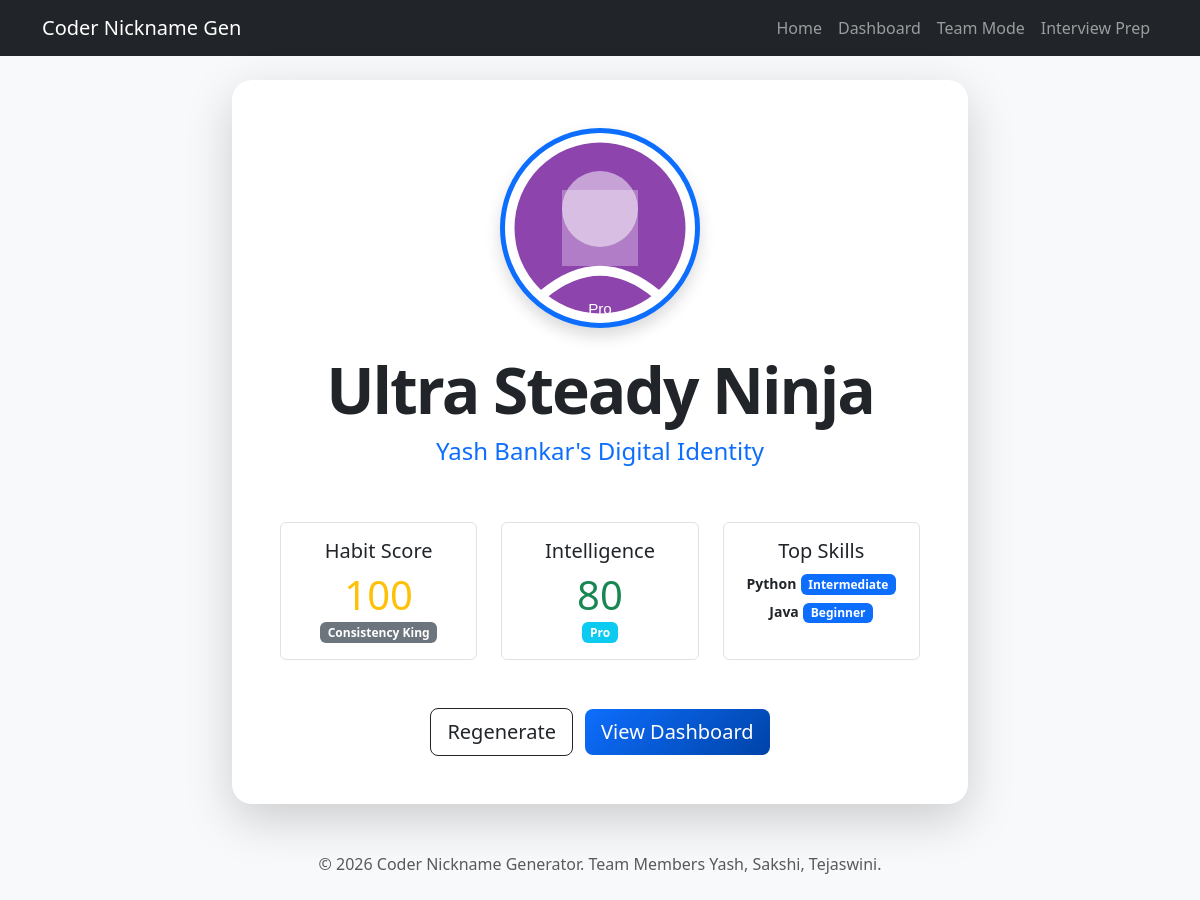
The page /result/1 on the database its author committed.
### models/user.py (models this page shows, shortened)
class User(db.Model):
    __tablename__ = 'users'
    id = db.Column(db.Integer, primary_key=True)
    name = db.Column(db.String(100), nullable=False)
    habit_score = db.Column(db.Integer, default=0)
    intelligence_score = db.Column(db.Integer, default=0)
    intelligence_level = db.Column(db.String(50)) # Beginner, Intermediate, Pro
    nickname = db.Column(db.String(150))
    avatar_path = db.Column(db.String(255))
    habit_tag = db.Column(db.String(100))
    created_at = db.Column(db.DateTime, default=datetime.utcnow)
    skills = db.relationship('Skill', backref='user', lazy=True)

### models/skill.py (models this page shows, shortened)
class Skill(db.Model):
    __tablename__ = 'skills'
    id = db.Column(db.Integer, primary_key=True)
    user_id = db.Column(db.Integer, db.ForeignKey('users.id'), nullable=False)
    language = db.Column(db.String(100), nullable=False)
    expertise_level = db.Column(db.Integer, nullable=False) # 1-5 scale
    badge = db.Column(db.String(50)) # Beginner, Intermediate, Advanced

### app.py (the view)
@app.route('/result/<int:user_id>')
def result(user_id):
    user = User.query.get_or_404(user_id)
    return render_template('result.html', user=user)

### templates/result.html
{% extends "base.html" %}
{% block content %}
<div class="row justify-content-center">
    <div class="col-md-8">
        <div class="card shadow-lg text-center p-5 result-card">
            <div class="mb-4">
                {% if user.avatar_path %}
                <img src="{{ url_for('static', filename='avatars/' + user.avatar_path) }}" alt="Avatar" class="img-fluid rounded-circle border border-primary border-5 shadow avatar-preview" style="width: 200px; height: 200px; background: #fff;">
                {% else %}
                <div class="rounded-circle border border-secondary border-5 shadow mx-auto d-flex align-items-center justify-content-center bg-light" style="width: 200px; height: 200px;">
                    <span class="display-1 text-muted">{{ user.name[0]|upper if user.name else '?' }}</span>
                </div>
                {% endif %}
            </div>
            <h1 class="display-3 fw-bold text-dark">{{ user.nickname }}</h1>
            <p class="h4 text-primary">{{ user.name }}'s Digital Identity</p>
            <div class="row mt-5">
                <div class="col-md-4">
                    <div class="p-3 border rounded bg-white h-100">
                        <h5>Habit Score</h5>
                        <div class="display-6 text-warning">{{ user.habit_score }}</div>
                        <span class="badge bg-secondary">{{ user.habit_tag }}</span>
                    </div>
                </div>
                <div class="col-md-4">
                    <div class="p-3 border rounded bg-white h-100">
                        <h5>Intelligence</h5>
                        <div class="display-6 text-success">{{ user.intelligence_score }}</div>
                        <span class="badge bg-info">{{ user.intelligence_level }}</span>
                    </div>
                </div>
                <div class="col-md-4">
                    <div class="p-3 border rounded bg-white h-100">
                        <h5>Top Skills</h5>
                        <div class="mt-2">
                        {% for skill in user.skills %}
                            <div class="mb-1">
                                <small class="fw-bold">{{ skill.language }}</small>
                                <span class="badge bg-primary">{{ skill.badge }}</span>
                            </div>
                        {% endfor %}
                        </div>
                    </div>
                </div>
            </div>
            <div class="mt-5">
                <a href="{{ url_for('index') }}" class="btn btn-outline-dark btn-lg me-2">Regenerate</a>
                <a href="{{ url_for('dashboard') }}" class="btn btn-primary btn-lg">View Dashboard</a>
            </div>
        </div>
    </div>
</div>
{% endblock %}

### static/css/style.css (style rules this page uses)
body { font-family: 'Segoe UI', Tahoma, Geneva, Verdana, sans-serif; background-color: #f0f2f5; }
.result-card { border: none; border-radius: 20px; }
.avatar-preview { transition: transform 0.5s ease; }
.display-3 { letter-spacing: -2px; }
.btn-primary { background: linear-gradient(135deg, #0d6efd 0%, #0043a8 100%); border: none; }

### rows shown on the page
User: avatar_path (picture), nickname "Ultra Steady Ninja", name "Yash Bankar", habit_score "100", habit_tag "Consistency King", intelligence_score "80", intelligence_level "Pro"
Skill: language "Python", badge "Intermediate"
Skill: language "Java", badge "Beginner"
